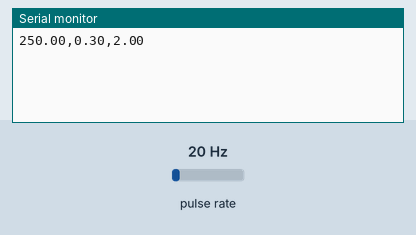
Recording of a sketch running on a simulated Arduino Uno, built with avr-gcc and run on an emulated ATmega328P. Shown: the last lines printed to the serial monitor. Wiring (inferred from the names in the program): pulse sensor: data pin 2. The inputs (shaded band) are chosen by the test bench; at power-on: pulse rate 20 Hz.

Above: at 1.2 s.
1.3 s: pulse rate (sensor on pin 2) set to 4 Hz
At 2.6 s:
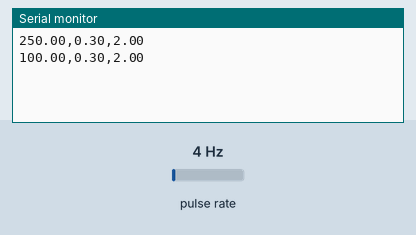
2.8 s: pulse rate (sensor on pin 2) set to 50 Hz
At 3.5 s:
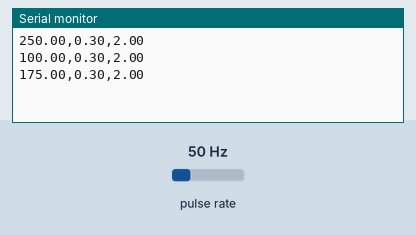
Timing chart, 0 to 5.8 s (numbered marks = the images above; inputs shaded):
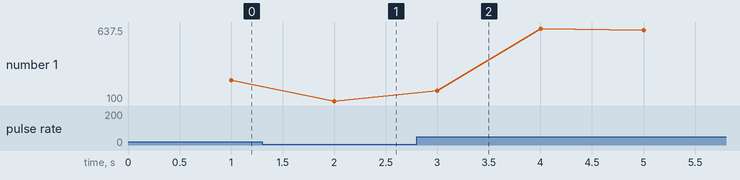

The sketch:

Porcinar-Arduino_nano.ino
```cpp
#include <Wire.h>

//link caudalimetro 1": https://isentrol.en.made-in-china.com/product/yBgEWiSOrDRV/China-BSPP-Usc-HS10ta-Brass-Flow-Sensor-Water-G1-3-3-26-4V.html

//float caudal = 0.7;
float presion = 0.3;
float conductividad = 2.0;
//Designaciones caudalimetro
volatile int flow_frequency;   // Measures flow sensor pulsesunsigned
float l_hour;                    // Calculated litres/hour
unsigned char flowsensor = 2;  // Sensor Input - 4--> D2 en wemos
unsigned long currentTime;
unsigned long cloopTime;

void flow()  // Interrupt function
{
  flow_frequency++;
}

void setup() {
  Serial.begin(9600);
  //Codigo de caudalimetro
  pinMode(flowsensor, INPUT);
  digitalWrite(flowsensor, HIGH);  // Optional Internal Pull-Up
  attachInterrupt(digitalPinToInterrupt(flowsensor), flow, RISING);
  sei();  // Enable interrupts
  currentTime = millis();
  cloopTime = currentTime;
}

void loop() {

  // Every second, calculate and print litres/hour
  currentTime = millis();
  if (currentTime >= (cloopTime + 1000)) {
    cloopTime = currentTime;  // Updates cloopTime
    // Pulse frequency (Hz) = 7.5Q, Q is flow rate in L/min.
    l_hour = (flow_frequency * 60 / 4.8);  //  Calculation Formula: F(Hz)= 4.8*flow rate(Q)(l/min) ±10%
    flow_frequency = 0;                    // Reset Counter
    Serial.print(l_hour, 2);             // Print litres/hour
    Serial.print(",");
    Serial.print(presion);
    Serial.print(",");
    Serial.print(conductividad);
    Serial.println();

  }
}
```

Measured:
- after the input at 1.3 s, the serial monitor: prints a new line after 0.70 s (image 1)
- after the input at 2.8 s, the serial monitor: prints a new line after 0.20 s (image 2)
- plotted number 1: 250 → 100 after the input at 1.3 s, 100 → 612.5 after the input at 2.8 s
